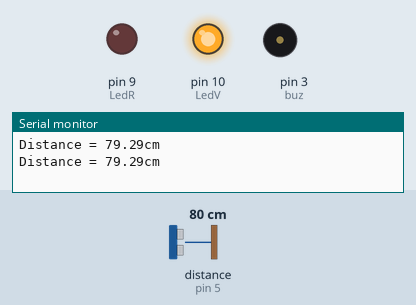
Recording of a sketch running on a simulated Arduino Uno, built for the host (arithmetic inside an expression is 32-bit, double 64-bit). Parts: output pins drawn as LEDs (lit = HIGH), buzzer (waves = sounding), the last lines printed to the serial monitor. Wiring (inferred from the names in the program): ultrasonic range finder: trigger pin 4; echo pin 5. Dashed ring = blinking. Inputs (shaded band) come from the test bench; at power-on: distance to the obstacle (sensor on pin 5) 80 cm. The echo pulse lasts 58.3 µs per cm; pins used as bus, display or sensor lines are not drawn.

Above: at 1.8 s.
1.9 s: distance to the obstacle (sensor on pin 5) set to 23 cm
4.2 s: distance to the obstacle (sensor on pin 5) set to 19 cm
At 6.06 s:
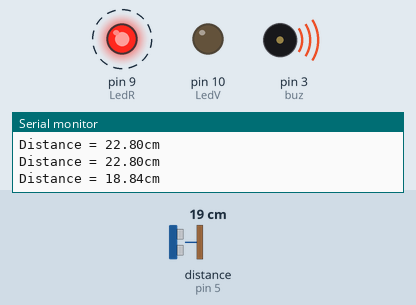
At 6.9 s:
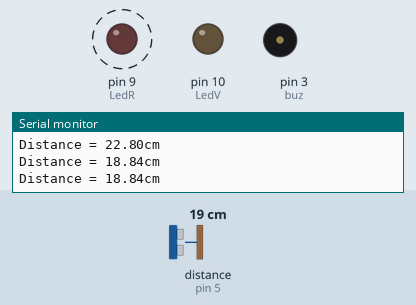
Timing chart, 0 to 14.3 s (numbered marks = the images above; inputs shaded):
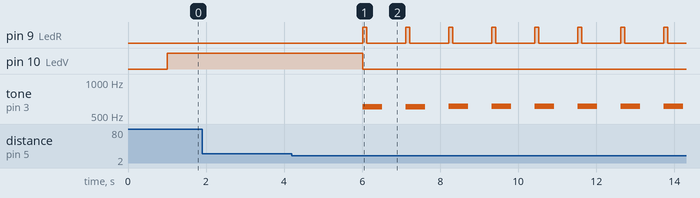

The sketch:

ultrason.ino
```cpp
float distance;
int trig=4;
int echo=5;
long temps;

int LedR=9;
int LedV=10;
int buz=3;
int i;

void setup() {
  Serial.begin(9600);
  pinMode(trig,OUTPUT);
  pinMode(echo,INPUT);
  pinMode(LedR,OUTPUT);
  pinMode(LedV,OUTPUT);
  pinMode(buz,OUTPUT);

}

void loop() {
  for(i=600;i<=3000;i++){
  digitalWrite(trig,LOW);
  delayMicroseconds(2);
  digitalWrite(trig,HIGH);
  delayMicroseconds(10);
  digitalWrite(trig,LOW);
  temps=pulseIn(echo,HIGH);
  distance=(0.034*temps/2);
  Serial.print("Distance = ");
  Serial.print(distance);
  Serial.println("cm");
  delay(1000);
  if(distance<20){
    digitalWrite(LedR,HIGH);
    tone(buz,i,500);
    noTone;
    digitalWrite(LedV,LOW);
    delay(100);
    digitalWrite(LedR,LOW);

  }
  else{
    digitalWrite(LedR,LOW);
    digitalWrite(LedV,HIGH);
    noTone;
  }
  }

}
```

Measured:
- the behaviour switches between 21 and 20 cm on distance to the obstacle (sensor on pin 5) (found by bisection; images 0 and 1)
- after the input at 4.2 s, pin 9 (LedR): alternates HIGH for 0.10 s and LOW for 1.0 s, starting after 1.8 s; pin 10 (LedV): HIGH → LOW after 1.8 s; tone on pin 3 (buz): plays 605 Hz for 0.50 s, 606 Hz for 0.50 s, 607 Hz for 0.50 s, 608 Hz for 0.50 s, 609 Hz for 0.50 s, 610 Hz for 0.50 s … (8 notes in this stretch), starting after 1.8 s
